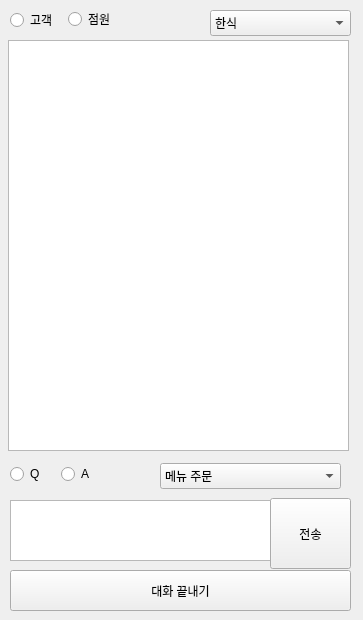
<?xml version="1.0" encoding="UTF-8"?>
<ui version="4.0">
 <class>Form</class>
 <widget class="QWidget" name="Form">
  <property name="geometry">
   <rect>
    <x>0</x>
    <y>0</y>
    <width>363</width>
    <height>620</height>
   </rect>
  </property>
  <property name="windowTitle">
   <string>Form</string>
  </property>
  <widget class="QComboBox" name="intent">
   <property name="geometry">
    <rect>
     <x>160</x>
     <y>463</y>
     <width>181</width>
     <height>26</height>
    </rect>
   </property>
   <item>
    <property name="text">
     <string>메뉴 주문</string>
    </property>
   </item>
   <item>
    <property name="text">
     <string>빈 자리 문의</string>
    </property>
   </item>
   <item>
    <property name="text">
     <string>가격 문의</string>
    </property>
   </item>
   <item>
    <property name="text">
     <string>메뉴 추천</string>
    </property>
   </item>
   <item>
    <property name="text">
     <string>식재료 문의</string>
    </property>
   </item>
   <item>
    <property name="text">
     <string>예약 문의</string>
    </property>
   </item>
   <item>
    <property name="text">
     <string>주문 변경</string>
    </property>
   </item>
   <item>
    <property name="text">
     <string>배달 문의</string>
    </property>
   </item>
   <item>
    <property name="text">
     <string>영업시간 문의</string>
    </property>
   </item>
   <item>
    <property name="text">
     <string>특정재료 첨삭 요구</string>
    </property>
   </item>
   <item>
    <property name="text">
     <string>밑반찬 및 토핑 요청</string>
    </property>
   </item>
   <item>
    <property name="text">
     <string>결제 방식 문의</string>
    </property>
   </item>
   <item>
    <property name="text">
     <string>음료 주문</string>
    </property>
   </item>
   <item>
    <property name="text">
     <string>양에 대한 문의</string>
    </property>
   </item>
   <item>
    <property name="text">
     <string>식기 및 비품 요청</string>
    </property>
   </item>
   <item>
    <property name="text">
     <string>이벤트 및 행사 문의</string>
    </property>
   </item>
   <item>
    <property name="text">
     <string>서비스 문의</string>
    </property>
   </item>
   <item>
    <property name="text">
     <string>맛 정도 문의 및 요청</string>
    </property>
   </item>
   <item>
    <property name="text">
     <string>매장 확인</string>
    </property>
   </item>
  </widget>
  <widget class="QRadioButton" name="speaker2">
   <property name="geometry">
    <rect>
     <x>68</x>
     <y>9</y>
     <width>61</width>
     <height>20</height>
    </rect>
   </property>
   <property name="text">
    <string>점원</string>
   </property>
   <attribute name="buttonGroup">
    <string notr="true">speakgroup</string>
   </attribute>
  </widget>
  <widget class="QPushButton" name="pushButton">
   <property name="geometry">
    <rect>
     <x>10</x>
     <y>570</y>
     <width>341</width>
     <height>41</height>
    </rect>
   </property>
   <property name="text">
    <string>대화 끝내기</string>
   </property>
  </widget>
  <widget class="QRadioButton" name="speaker1">
   <property name="geometry">
    <rect>
     <x>10</x>
     <y>10</y>
     <width>51</width>
     <height>20</height>
    </rect>
   </property>
   <property name="text">
    <string>고객</string>
   </property>
   <attribute name="buttonGroup">
    <string notr="true">speakgroup</string>
   </attribute>
  </widget>
  <widget class="QRadioButton" name="qa_q">
   <property name="geometry">
    <rect>
     <x>10</x>
     <y>464</y>
     <width>51</width>
     <height>20</height>
    </rect>
   </property>
   <property name="text">
    <string>Q</string>
   </property>
   <attribute name="buttonGroup">
    <string notr="true">qagroup</string>
   </attribute>
  </widget>
  <widget class="QPlainTextEdit" name="sentence">
   <property name="geometry">
    <rect>
     <x>10</x>
     <y>500</y>
     <width>261</width>
     <height>61</height>
    </rect>
   </property>
  </widget>
  <widget class="QListWidget" name="chatlist">
   <property name="geometry">
    <rect>
     <x>8</x>
     <y>40</y>
     <width>341</width>
     <height>411</height>
    </rect>
   </property>
  </widget>
  <widget class="QPushButton" name="send">
   <property name="geometry">
    <rect>
     <x>270</x>
     <y>498</y>
     <width>81</width>
     <height>71</height>
    </rect>
   </property>
   <property name="text">
    <string>전송</string>
   </property>
  </widget>
  <widget class="QRadioButton" name="qa_a">
   <property name="geometry">
    <rect>
     <x>61</x>
     <y>464</y>
     <width>51</width>
     <height>20</height>
    </rect>
   </property>
   <property name="text">
    <string>A</string>
   </property>
   <attribute name="buttonGroup">
    <string notr="true">qagroup</string>
   </attribute>
  </widget>
  <widget class="QComboBox" name="category">
   <property name="geometry">
    <rect>
     <x>210</x>
     <y>10</y>
     <width>141</width>
     <height>26</height>
    </rect>
   </property>
   <item>
    <property name="text">
     <string>한식</string>
    </property>
   </item>
   <item>
    <property name="text">
     <string>분식</string>
    </property>
   </item>
   <item>
    <property name="text">
     <string>양식</string>
    </property>
   </item>
   <item>
    <property name="text">
     <string>일식</string>
    </property>
   </item>
   <item>
    <property name="text">
     <string>중식</string>
    </property>
   </item>
   <item>
    <property name="text">
     <string>치킨</string>
    </property>
   </item>
   <item>
    <property name="text">
     <string>피자</string>
    </property>
   </item>
  </widget>
 </widget>
 <resources/>
 <connections/>
 <buttongroups>
  <buttongroup name="speakgroup"/>
  <buttongroup name="qagroup"/>
 </buttongroups>
</ui>
